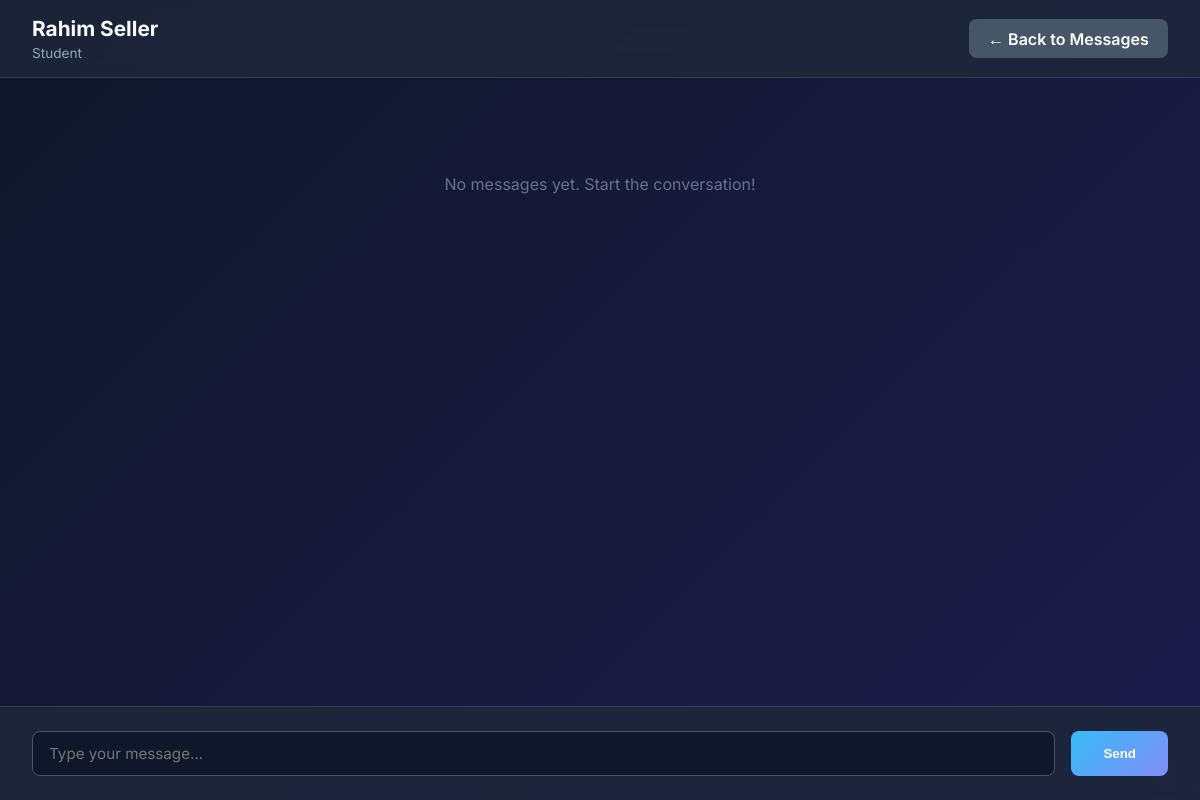
Before: /chat.php?user_id=5 (signed in) with the older database file.
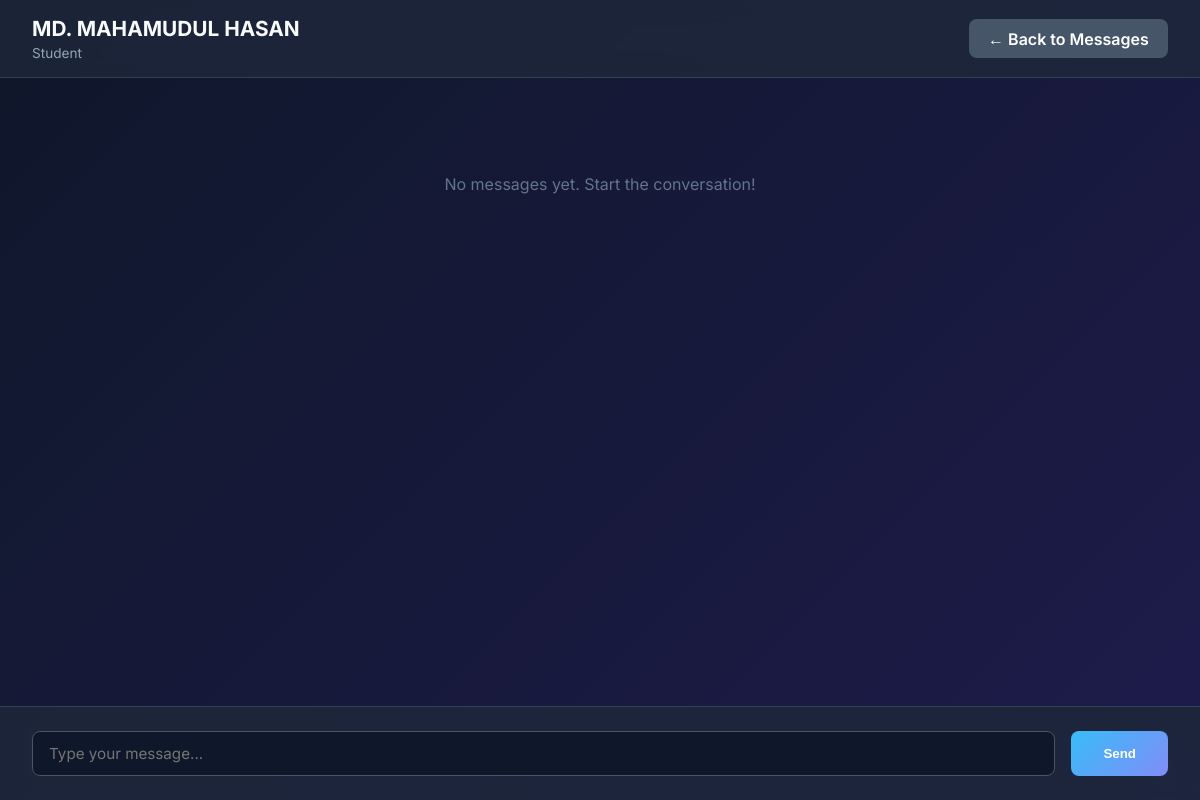
After: the same page with the newer database file.
### tables this page shows
CREATE TABLE `user` (
  `UserID` int(11) NOT NULL AUTO_INCREMENT,
  `FullName` varchar(100) NOT NULL,
  `Email` varchar(100) NOT NULL,
  `Phone` varchar(20) NOT NULL,
  `PasswordHash` varchar(255) NOT NULL,
  `Role` enum('Student','Owner','ServiceProvider','Admin') NOT NULL DEFAULT 'Student',
  `AgeGroup` enum('18-21','22-25','26-30','Over30') NOT NULL,
  `LivingStatus` enum('Alone','Roommates','Family','Hostel') NOT NULL,
  `CreatedAt` datetime NOT NULL DEFAULT current_timestamp(),
  `Status` enum('Active','Blocked','Suspended') NOT NULL DEFAULT 'Active',
  `Bio` text DEFAULT NULL,
  `Country` varchar(100) DEFAULT NULL,
  PRIMARY KEY (`UserID`),
  UNIQUE KEY `Email` (`Email`)
);

### chat.php (the view, shortened to what this page needs)
<?php
include 'config.php';
$userId = $_SESSION['user_id'];
$otherUserId = isset($_GET['user_id']) ? intval($_GET['user_id']) : 0;
$userStmt = $conn->prepare("SELECT FullName, Role FROM USER WHERE UserID = ?");
$userStmt->bind_param("i", $otherUserId);
$userStmt->execute();
$otherUser = $userStmt->get_result()->fetch_assoc();
$messagesStmt = $conn->prepare("
    SELECT m.*, u.FullName as SenderName
    FROM MESSAGE m
    JOIN USER u ON m.SenderID = u.UserID
    WHERE (m.SenderID = ? AND m.ReceiverID = ?)
       OR (m.SenderID = ? AND m.ReceiverID = ?)
    ORDER BY m.CreatedAt ASC
");
$messagesStmt->bind_param("iiii", $userId, $otherUserId, $otherUserId, $userId);
$messagesStmt->execute();
$messages = $messagesStmt->get_result()->fetch_all(MYSQLI_ASSOC);
?>
<!DOCTYPE html>
<html lang="en">
<head>
</head>
<body>
    <div class="chat-header">
        <div class="chat-user-info">
            <h2>
                <?php echo htmlspecialchars($otherUser['FullName']); ?>
            </h2>
            <div class="chat-user-role">
                <?php echo $otherUser['Role']; ?>
            </div>
        </div>
        <a href="messages.php" class="btn">← Back to Messages</a>
    </div>
    <div class="chat-messages" id="chatMessages">
        <?php if (empty($messages)): ?>
            <div class="empty-chat">
                <p>No messages yet. Start the conversation!</p>
            </div>
        <?php endif; ?>
    </div>
    <div class="chat-input-container">
        <form method="POST" class="chat-input-form">
            <textarea name="message" class="chat-input" placeholder="Type your message..." rows="1" required></textarea>
            <button type="submit" name="send_message" class="btn-send">Send</button>
        </form>
    </div>
</body>
</html>

Changed rows visible on the page:
changed user "Student": FullName "Rahim Seller" → "MD. MAHAMUDUL HASAN"
